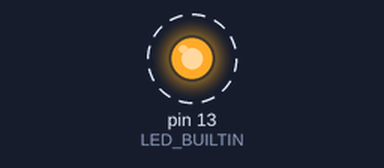
The sketch below on a simulated Arduino Uno, built with avr-gcc and run on an emulated ATmega328P. On the bench: output pins drawn as LEDs (lit = HIGH). Dashed ring = blinking.

Above: at 0.5 s.
Timing chart, 0 to 4.6 s (numbered marks = the images above):
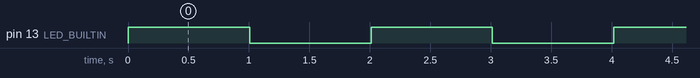

Measured:
- by itself, pin 13 (LED_BUILTIN): alternates HIGH for 1.0 s and LOW for 1.0 s

The sketch:

BlueSMiRF.ino
```cpp
// Code to connect a BlueSMiRF module to an Arduino and send data
// See documentation in this folder for set-up instructions

// Wiring:
// Connect power & ground
// Connect BlueSMiRF TX to Arduino pin 2 (RX)
// Connect BlueSMiRF RX to Arduino pin 3 (TX) via a voltage divider

#include <SoftwareSerial.h>

SoftwareSerial btSerial(3, 2);  // RX, TX

void setup() {
  btSerial.begin(9600);
  pinMode(LED_BUILTIN, OUTPUT);
}

void loop() {
  btSerial.println(1);
  digitalWrite(LED_BUILTIN, HIGH);
  delay(1000);

  btSerial.println(0);
  digitalWrite(LED_BUILTIN, LOW);
  delay(1000);
}

// Connect device using PC or smartphone and monitor the data received.
```
